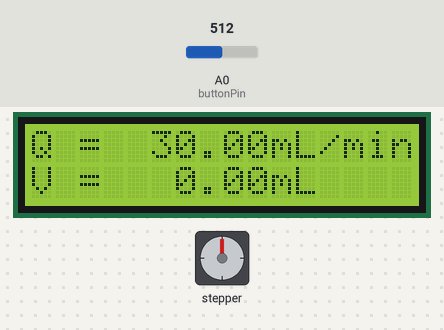
Bench run of a sketch on a simulated Arduino Uno, built with avr-gcc and run on an emulated ATmega328P. On the bench: stepper motor, 16×2 character LCD. Wiring (inferred from the names in the program): stepper motor driver (400 steps per turn assumed): step pin 3; direction pin 2. The inputs (shaded band) are chosen by the test bench; at power-on: A0 (buttonPin) = 512.

Above: at 2.2 s.
2.3 s: A0 (buttonPin) set to 605
3.8 s: A0 (buttonPin) set to 627
At 4.28 s:
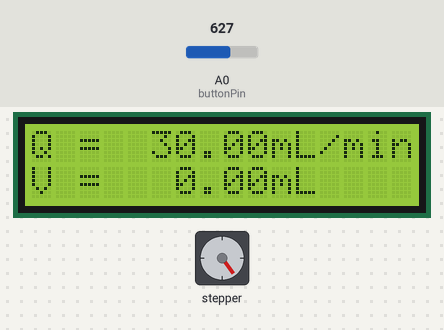
At 4.68 s:
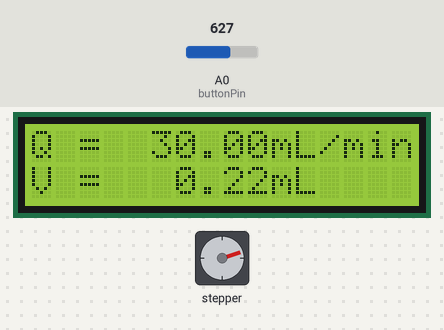
6.8 s: A0 (buttonPin) set to 511
At 7.07 s:
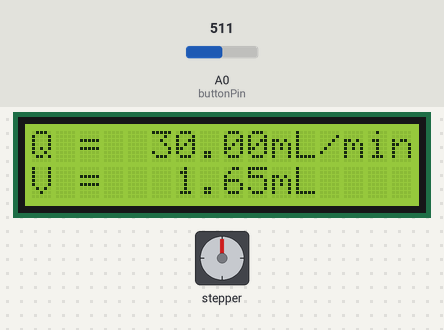
Timing chart, 0 to 9.8 s (numbered marks = the images above; inputs shaded):
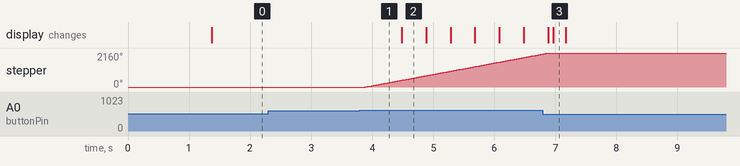

The sketch:

syringe_pump.ino
```cpp
#include <LiquidCrystal.h>
#include <LCDKeypad.h>
#include <TimerOne.h>

// pin definitions
const byte buttonPin = A0; // analogue pin 0
const byte motorDirPin = 2;
const byte motorStepPin = 3;
const byte MS1 = 11;
const byte MS2 = 12;
const byte MS3 = 13;

// stepper motor constants
long steps_per_revolution = 400;
int usteps_per_step[] = {1, 2, 4, 8, 16}; // microsteps per step
int step_table[] = {LOW,  LOW,  LOW,   // full step
                    HIGH, LOW,  LOW,   // half step
                    LOW,  HIGH, LOW,   // quarter step
                    HIGH, HIGH, LOW,   // eighth step
                    HIGH, HIGH, HIGH}; // sixteenth step
int USTEPS_INDEX = 4; // 1/16 microsteps results in quietest and smoothest operation

float MIN_FLOW_RATE = 0.99/60.0; // min flow rate, mL/min, accounts for round-off error
float MAX_FLOW_RATE = 60.0/60.0; // max flow rate, mL/min

// syringe pump constants
float syringe_volume = 60.0; // mL
float syringe_barrel_length = 109.0; // mm
float threaded_rod_pitch = 8.0; // mm/rev

// LCD values
LiquidCrystal lcd(8, 9, 4, 5, 6, 7);

int wholePart;
int decPart;
String s1 = " syringe_pump   "; // upper line
String s2 = " 22 aug 2016    "; // lower line

// Button values
enum{KEY_SELECT, KEY_RIGHT, KEY_LEFT, KEY_DOWN, KEY_UP, KEY_NONE};
int NUM_KEYS = 6;

long adc_key_val[6] = {614, 815, 856, 904, 931, 1023}; // button values, mV
int adc_error = 5; // button error, mV
volatile long adc_value = adc_key_val[KEY_NONE];

unsigned int last_key;
unsigned int repeat_key_delay = 200; // ms delay between key repeats
unsigned int debounce = 200; // ms for debounce
long last_time;

// stepper motor direction and speed
int dir = HIGH; // direction
float revs_per_s; // revs per second
long delay_per_step; // delay per step, us

// syringe pump values
float revs_per_mL = syringe_barrel_length/(threaded_rod_pitch*syringe_volume); // revs/mL
unsigned int NSTEPS = 10;

// user input values
float volume = 0; // cumulative volume, mL
float volume_increment = NSTEPS/(revs_per_mL*steps_per_revolution); // volume increment, mL
float flow_rate; // flow rate, mL/s
float flow_rate_increment = 1/60.0; // flow rate increment, mL/s

// ---------------------------------------------------------------------------

String dec_to_str(float num){
  // displays numbers in %4.2f format

  wholePart = floor(abs(num));
  decPart = round(abs(num)*100 - wholePart*100); // 2 decimal places

  if (decPart > 99) {
    wholePart += 1;
    decPart = 0;
  }

  if (floor(num*10) < 0) {
    if (wholePart < 10) {
      if (decPart < 10) {
        return " -" + String(wholePart) + ".0" + String(decPart);
      } else {
        return " -" + String(wholePart) + "." + String(decPart);
      }
    } else if (wholePart < 100) {
      if (decPart < 10) {
        return "-" + String(wholePart) + ".0" + String(decPart);
      } else {
        return "-" + String(wholePart) + "." + String(decPart);
      }
    }
  } else {
    if (wholePart < 10) {
      if (decPart < 10) {
        return "  " + String(wholePart) + ".0" + String(decPart);
      } else {
        return "  " + String(wholePart) + "." + String(decPart);
      }
    } else if (wholePart < 100) {
      if (decPart < 10) {
        return " " + String(wholePart) + ".0" + String(decPart);
      } else {
        return " " + String(wholePart) + "." + String(decPart);
      }
    }
  }

  return "    ";
}

void increment_values(int key_press)
{
  if (key_press == KEY_UP && flow_rate <= (MAX_FLOW_RATE - flow_rate_increment)) {
    flow_rate += flow_rate_increment;
  } else if (key_press == KEY_DOWN && flow_rate >= (MIN_FLOW_RATE + flow_rate_increment)) {
    flow_rate -= flow_rate_increment;
  }
  revs_per_s = revs_per_mL*flow_rate; // revs/s
  delay_per_step = 0.8e6/(revs_per_s * steps_per_revolution * usteps_per_step[USTEPS_INDEX]); // us/step
}

void move_syringe(int dir)
{
  digitalWrite(motorDirPin, dir);

  for (long j=0; j<NSTEPS; j++) {
    //if (dir == HIGH) volume += volume_increment;
    //else volume -= volume_increment;
    for (int k=0; k<usteps_per_step[USTEPS_INDEX]; k++) {
      digitalWrite(motorStepPin, HIGH);
      delayMicroseconds(delay_per_step/2);
      digitalWrite(motorStepPin, LOW);
      delayMicroseconds(delay_per_step/2);
    }
  }
}

void do_key_action(unsigned int key)
{
  // if the up or down button is held down, delay between actions
  if ((key == last_key) && ((key == KEY_DOWN) || (key == KEY_UP))) {
    while ((millis() - last_time) < repeat_key_delay) {}
  }
  last_time = millis();
  last_key = key;

  // perform action based on key
  if (key == KEY_SELECT) {
    volume = 0; // clear
    delay(debounce);
  } else if (key == KEY_RIGHT) {
    move_syringe(HIGH);
    volume += volume_increment;
  } else if (key == KEY_LEFT) {
    move_syringe(LOW);
    volume -= volume_increment;
  } else if (key == KEY_DOWN) {
    increment_values(key);
    delay(debounce);
  } else if (key == KEY_UP) {
    increment_values(key);
    delay(debounce);
  }
  s1 = "Q = " + dec_to_str(flow_rate*60) + "mL/min"; // upper line
  s2 = "V = " + dec_to_str(volume)    + "mL   "; // lower line
}

void handle_keypress()
{
  // identify which key was pressed based on the latest ADC value
  adc_value = analogRead(0);
  for (long i = 0; i < NUM_KEYS; i++) {
    if (adc_value < adc_key_val[i] + adc_error) {
      do_key_action(i);
      break;
    }
  }
}

void refresh(void)
{
  lcd.setCursor(0,0);
  lcd.print(s1);
  lcd.setCursor(0,1);
  lcd.print(s2);
}

void setup(void)
{
  // LCD setup
  lcd.begin(16, 2);
  lcd.setCursor(0,0);
  lcd.print(s1);
  lcd.setCursor(0,1);
  lcd.print(s2);
  delay(1000);

  // button pin
  pinMode(buttonPin, INPUT);

  // interrupt to refresh the LCD
  long timer_delay = 100e3; // delay in us
  Timer1.initialize(timer_delay);
  Timer1.attachInterrupt(refresh,timer_delay);

  // stepper motor setup
  pinMode(MS1, OUTPUT);
  pinMode(MS2, OUTPUT);
  pinMode(MS3, OUTPUT);
  digitalWrite(MS1, step_table[USTEPS_INDEX*3 + 0]);
  digitalWrite(MS2, step_table[USTEPS_INDEX*3 + 1]);
  digitalWrite(MS3, step_table[USTEPS_INDEX*3 + 2]);

  pinMode(motorDirPin, OUTPUT);
  pinMode(motorStepPin, OUTPUT);
  digitalWrite(motorDirPin, dir);

  // set initial variables
  flow_rate = 0.5; // mL/s
  revs_per_s = revs_per_mL*flow_rate; // revs/s
  delay_per_step = 0.8e6/(revs_per_s * steps_per_revolution * usteps_per_step[USTEPS_INDEX]); // us/step
}

void loop(void)
{
  handle_keypress();
}
```

Measured:
- the behaviour switches between 618 and 619 on A0 (buttonPin) (found by bisection; images 0 and 1)
- after the input at 2.3 s, every drawn part: stays the same
- after the input at 3.8 s, stepper: keeps turning clockwise at about 721°/s, starting after 0.09 s
- after the input at 6.8 s, stepper: goes on until 6.9 s, then stays 2160°
